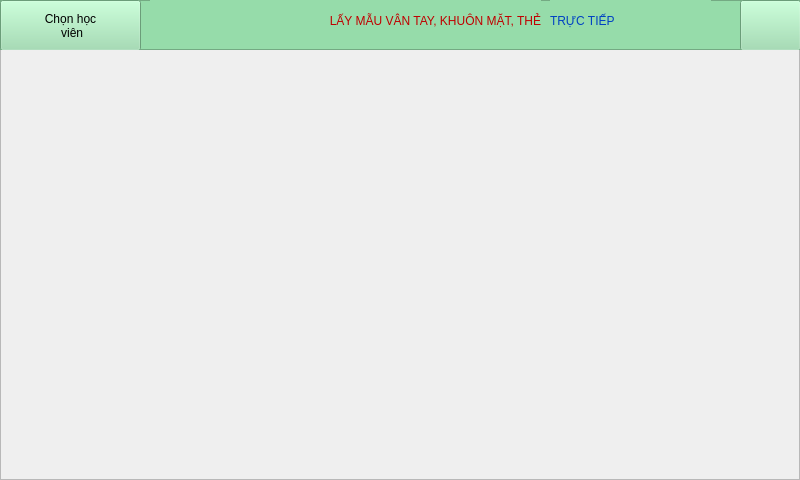
<?xml version="1.0" encoding="UTF-8"?>
<ui version="4.0">
 <class>Frame</class>
 <widget class="QFrame" name="Frame">
  <property name="geometry">
   <rect>
    <x>0</x>
    <y>0</y>
    <width>800</width>
    <height>480</height>
   </rect>
  </property>
  <property name="windowTitle">
   <string>Frame</string>
  </property>
  <property name="frameShape">
   <enum>QFrame::StyledPanel</enum>
  </property>
  <property name="frameShadow">
   <enum>QFrame::Raised</enum>
  </property>
  <widget class="QFrame" name="frame_containLogoAndDeviceName">
   <property name="geometry">
    <rect>
     <x>0</x>
     <y>0</y>
     <width>800</width>
     <height>50</height>
    </rect>
   </property>
   <property name="styleSheet">
    <string notr="true">background-color: rgb(150, 220, 170);</string>
   </property>
   <property name="frameShape">
    <enum>QFrame::StyledPanel</enum>
   </property>
   <property name="frameShadow">
    <enum>QFrame::Raised</enum>
   </property>
   <widget class="QLabel" name="label_deviceName">
    <property name="geometry">
     <rect>
      <x>150</x>
      <y>0</y>
      <width>391</width>
      <height>41</height>
     </rect>
    </property>
    <property name="styleSheet">
     <string notr="true">color: rgb(191, 0, 0);
font: 75 bold 14pt &quot;Ubuntu&quot;;</string>
    </property>
    <property name="text">
     <string>LẤY MẪU VÂN TAY, KHUÔN MẶT, THẺ</string>
    </property>
    <property name="alignment">
     <set>Qt::AlignRight|Qt::AlignTrailing|Qt::AlignVCenter</set>
    </property>
   </widget>
   <widget class="QPushButton" name="pushButton_exit">
    <property name="geometry">
     <rect>
      <x>740</x>
      <y>0</y>
      <width>61</width>
      <height>51</height>
     </rect>
    </property>
    <property name="styleSheet">
     <string notr="true">background-color: rgb(150, 220, 170);
font: 75 bold 12pt &quot;Ubuntu&quot;;</string>
    </property>
    <property name="text">
     <string/>
    </property>
    <property name="icon">
     <iconset>
      <normaloff>../../icon/closeIcon50.png</normaloff>../../icon/closeIcon50.png</iconset>
    </property>
    <property name="iconSize">
     <size>
      <width>60</width>
      <height>60</height>
     </size>
    </property>
   </widget>
   <widget class="QPushButton" name="pushButton_choseStudent">
    <property name="geometry">
     <rect>
      <x>0</x>
      <y>0</y>
      <width>141</width>
      <height>51</height>
     </rect>
    </property>
    <property name="styleSheet">
     <string notr="true">background-color: rgb(150, 220, 170);
font: 75 bold 12pt &quot;Ubuntu&quot;;
</string>
    </property>
    <property name="text">
     <string>Chọn học 
 viên</string>
    </property>
    <property name="icon">
     <iconset>
      <normaloff>../../icon/back40.png</normaloff>../../icon/back40.png</iconset>
    </property>
    <property name="iconSize">
     <size>
      <width>40</width>
      <height>40</height>
     </size>
    </property>
   </widget>
   <widget class="QLabel" name="label_addDataMode">
    <property name="geometry">
     <rect>
      <x>550</x>
      <y>0</y>
      <width>161</width>
      <height>41</height>
     </rect>
    </property>
    <property name="styleSheet">
     <string notr="true">color: rgb(0, 65, 195);
font: 75 bold 14pt &quot;Ubuntu&quot;;</string>
    </property>
    <property name="text">
     <string>TRỰC TIẾP</string>
    </property>
    <property name="alignment">
     <set>Qt::AlignLeading|Qt::AlignLeft|Qt::AlignVCenter</set>
    </property>
   </widget>
  </widget>
 </widget>
 <resources/>
 <connections/>
</ui>
